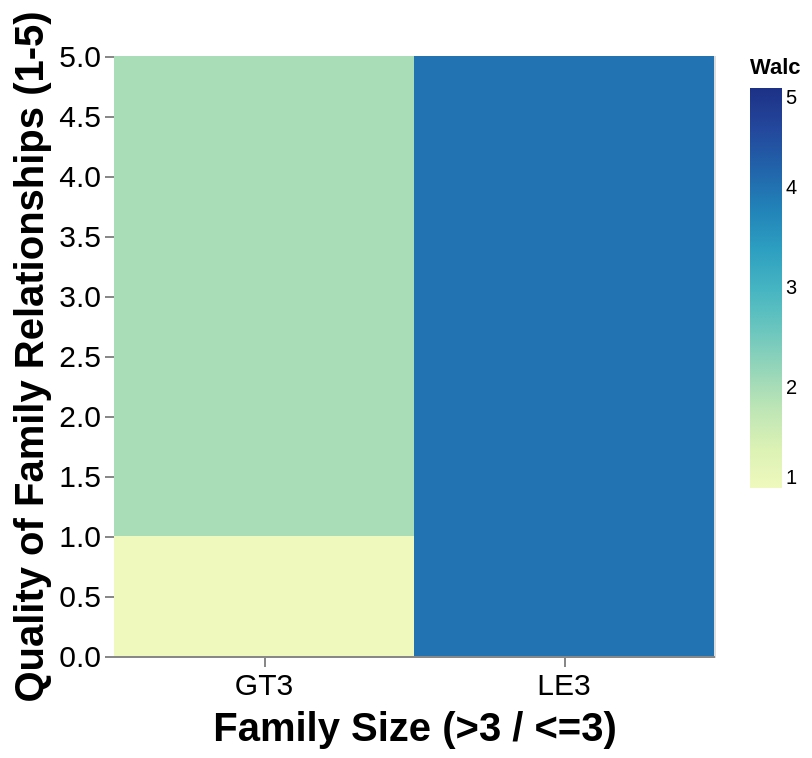

The specification (Vega-Lite) saved for this image:
### Vega-Lite specification from a JSON file in a GitHub repository (floating-point values rounded to 4 significant figures; data arrays with more than 128 entries replaced by an {"elided": "..."} marker saying what was removed)
{"config": {"view": {"continuousWidth": 400, "continuousHeight": 300}, "axis": {"labelFontSize": 15, "titleFontSize": 20}}, "data": {"name": "data-2598c03e4b3391988ca14a0c16e86572"}, "mark": "rect", "encoding": {"color": {"field": "Walc", "type": "quantitative"}, "tooltip": [{"field": "famsize", "type": "nominal"}, {"field": "famrel", "type": "quantitative"}, {"field": "Walc", "type": "quantitative"}], "x": {"axis": {"labelAngle": 0, "title": "Family Size (>3 / <=3)"}, "field": "famsize", "type": "nominal"}, "y": {"axis": {"title": "Quality of Family Relationships (1-5)"}, "field": "famrel", "type": "quantitative"}}, "height": 300, "width": 300, "$schema": "https://vega.github.io/schema/vega-lite/v5.json", "datasets": {"data-2598c03e4b3391988ca14a0c16e86572": {"elided": "649 records"}}}
